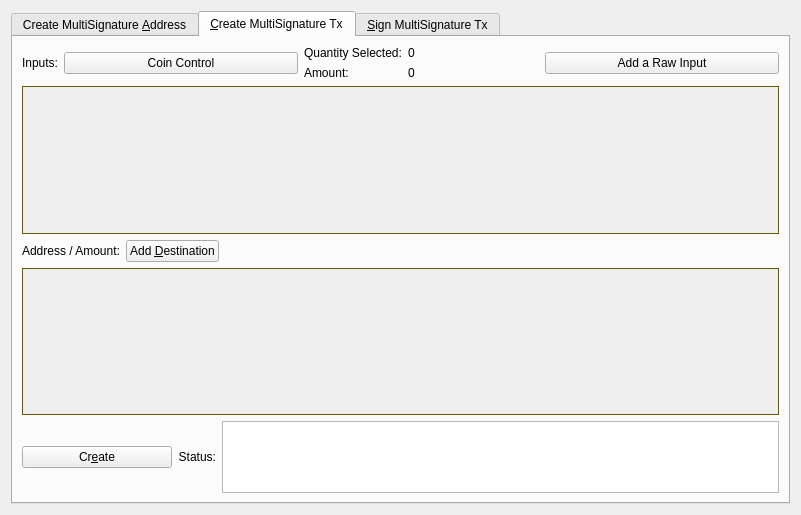
<?xml version="1.0" encoding="UTF-8"?>
<ui version="4.0">
 <class>MultisigDialog</class>
 <widget class="QDialog" name="MultisigDialog">
  <property name="geometry">
   <rect>
    <x>0</x>
    <y>0</y>
    <width>801</width>
    <height>515</height>
   </rect>
  </property>
  <property name="sizePolicy">
   <sizepolicy hsizetype="Fixed" vsizetype="Fixed">
    <horstretch>0</horstretch>
    <verstretch>0</verstretch>
   </sizepolicy>
  </property>
  <property name="windowTitle">
   <string>Multisignature Address Interactions</string>
  </property>
  <layout class="QVBoxLayout" name="verticalLayout_8">
   <item>
    <widget class="QTabWidget" name="multisigTabWidget">
     <property name="styleSheet">
      <string notr="true">QScrollArea{border: 1px solid #6a5801;}</string>
     </property>
     <property name="currentIndex">
      <number>1</number>
     </property>
     <widget class="QWidget" name="addMultisigTab">
      <property name="sizePolicy">
       <sizepolicy hsizetype="Minimum" vsizetype="Minimum">
        <horstretch>0</horstretch>
        <verstretch>0</verstretch>
       </sizepolicy>
      </property>
      <attribute name="title">
       <string>Create MultiSignature &amp;Address</string>
      </attribute>
      <layout class="QVBoxLayout" name="verticalLayout">
       <item>
        <layout class="QHBoxLayout" name="enterMLayout">
         <item>
          <widget class="QSpinBox" name="enterMSpinbox">
           <property name="sizePolicy">
            <sizepolicy hsizetype="Fixed" vsizetype="Fixed">
             <horstretch>0</horstretch>
             <verstretch>0</verstretch>
            </sizepolicy>
           </property>
           <property name="toolTip">
            <string>How many people must sign to verify a transaction</string>
           </property>
           <property name="minimum">
            <number>1</number>
           </property>
           <property name="maximum">
            <number>15</number>
           </property>
           <property name="value">
            <number>1</number>
           </property>
          </widget>
         </item>
         <item>
          <widget class="QLabel" name="enterMLabel">
           <property name="text">
            <string>Enter the minimum number of signatures required to sign transactions</string>
           </property>
          </widget>
         </item>
        </layout>
       </item>
       <item>
        <layout class="QHBoxLayout" name="addressLabelLayout">
         <item>
          <widget class="QLabel" name="addressLableLabel">
           <property name="text">
            <string>Address Label:</string>
           </property>
          </widget>
         </item>
         <item>
          <widget class="QLineEdit" name="multisigAddressLabel"/>
         </item>
        </layout>
       </item>
       <item>
        <layout class="QHBoxLayout" name="addAddressLayout">
         <item>
          <widget class="QPushButton" name="addAddressButton">
           <property name="toolTip">
            <string>Add another address that could sign to verify a transaction from the multisig address.</string>
           </property>
           <property name="text">
            <string>&amp;Add Address / Key</string>
           </property>
           <property name="icon">
            <iconset resource="../sombe.qrc">
             <normaloff>:/icons/add</normaloff>:/icons/add</iconset>
           </property>
           <property name="autoDefault">
            <bool>false</bool>
           </property>
          </widget>
         </item>
         <item>
          <widget class="QLabel" name="addAddressLabel">
           <property name="sizePolicy">
            <sizepolicy hsizetype="Preferred" vsizetype="Fixed">
             <horstretch>0</horstretch>
             <verstretch>0</verstretch>
            </sizepolicy>
           </property>
           <property name="text">
            <string>Local addresses or public keys that can sign:</string>
           </property>
          </widget>
         </item>
         <item>
          <spacer name="addAddressSpacer_2">
           <property name="orientation">
            <enum>Qt::Horizontal</enum>
           </property>
           <property name="sizeHint" stdset="0">
            <size>
             <width>40</width>
             <height>10</height>
            </size>
           </property>
          </spacer>
         </item>
        </layout>
       </item>
       <item>
        <widget class="QScrollArea" name="addAddressScrollArea">
         <property name="sizePolicy">
          <sizepolicy hsizetype="Preferred" vsizetype="Expanding">
           <horstretch>0</horstretch>
           <verstretch>0</verstretch>
          </sizepolicy>
         </property>
         <property name="widgetResizable">
          <bool>true</bool>
         </property>
         <widget class="QWidget" name="addAddressWidget">
          <property name="geometry">
           <rect>
            <x>0</x>
            <y>0</y>
            <width>759</width>
            <height>166</height>
           </rect>
          </property>
          <layout class="QVBoxLayout" name="verticalLayout_5">
           <item>
            <layout class="QVBoxLayout" name="addressList"/>
           </item>
           <item>
            <spacer name="verticalSpacer">
             <property name="orientation">
              <enum>Qt::Vertical</enum>
             </property>
             <property name="sizeHint" stdset="0">
              <size>
               <width>20</width>
               <height>40</height>
              </size>
             </property>
            </spacer>
           </item>
          </layout>
         </widget>
        </widget>
       </item>
       <item>
        <layout class="QHBoxLayout" name="addMultisigLayout">
         <item>
          <widget class="QPushButton" name="addMultisigButton">
           <property name="sizePolicy">
            <sizepolicy hsizetype="Preferred" vsizetype="Fixed">
             <horstretch>0</horstretch>
             <verstretch>0</verstretch>
            </sizepolicy>
           </property>
           <property name="toolTip">
            <string>Create a new multisig address</string>
           </property>
           <property name="toolTipDuration">
            <number>-3</number>
           </property>
           <property name="text">
            <string>C&amp;reate</string>
           </property>
           <property name="icon">
            <iconset resource="../sombe.qrc">
             <normaloff>:/icons/filesave</normaloff>:/icons/filesave</iconset>
           </property>
           <property name="autoDefault">
            <bool>false</bool>
           </property>
          </widget>
         </item>
         <item>
          <widget class="QLabel" name="label">
           <property name="text">
            <string>Status:</string>
           </property>
          </widget>
         </item>
         <item>
          <widget class="QTextEdit" name="addMultisigStatus">
           <property name="sizePolicy">
            <sizepolicy hsizetype="Expanding" vsizetype="Fixed">
             <horstretch>0</horstretch>
             <verstretch>0</verstretch>
            </sizepolicy>
           </property>
           <property name="maximumSize">
            <size>
             <width>16777215</width>
             <height>75</height>
            </size>
           </property>
           <property name="readOnly">
            <bool>true</bool>
           </property>
           <property name="textInteractionFlags">
            <set>Qt::TextSelectableByKeyboard|Qt::TextSelectableByMouse</set>
           </property>
          </widget>
         </item>
        </layout>
       </item>
       <item>
        <widget class="QLabel" name="label_2">
         <property name="sizePolicy">
          <sizepolicy hsizetype="Preferred" vsizetype="Preferred">
           <horstretch>0</horstretch>
           <verstretch>0</verstretch>
          </sizepolicy>
         </property>
         <property name="text">
          <string>Use below to quickly import an address by its redeem. Don't forget to add a label before clicking import!
Keep in mind, the wallet will rescan the blockchain to find transactions containing the new address.
Please be patient after clicking import.</string>
         </property>
         <property name="scaledContents">
          <bool>false</bool>
         </property>
         <property name="wordWrap">
          <bool>true</bool>
         </property>
        </widget>
       </item>
       <item>
        <layout class="QHBoxLayout" name="importLayout">
         <item>
          <widget class="QPushButton" name="importAddressButton">
           <property name="sizePolicy">
            <sizepolicy hsizetype="Fixed" vsizetype="Fixed">
             <horstretch>0</horstretch>
             <verstretch>0</verstretch>
            </sizepolicy>
           </property>
           <property name="text">
            <string>&amp;Import Redeem</string>
           </property>
           <property name="icon">
            <iconset resource="../sombe.qrc">
             <normaloff>:/icons/receiving_addresses</normaloff>:/icons/receiving_addresses</iconset>
           </property>
          </widget>
         </item>
         <item>
          <widget class="QLineEdit" name="importRedeem">
           <property name="sizePolicy">
            <sizepolicy hsizetype="Preferred" vsizetype="Fixed">
             <horstretch>0</horstretch>
             <verstretch>0</verstretch>
            </sizepolicy>
           </property>
          </widget>
         </item>
        </layout>
       </item>
      </layout>
     </widget>
     <widget class="QWidget" name="createTransactionTab">
      <attribute name="title">
       <string>&amp;Create MultiSignature Tx</string>
      </attribute>
      <layout class="QVBoxLayout" name="verticalLayout_3">
       <item>
        <layout class="QHBoxLayout" name="horizontalLayout_2">
         <item>
          <layout class="QVBoxLayout" name="createTxLayout">
           <item>
            <layout class="QHBoxLayout" name="addTxInputLayout">
             <item>
              <widget class="QLabel" name="addTxInputLabel">
               <property name="sizePolicy">
                <sizepolicy hsizetype="Fixed" vsizetype="Preferred">
                 <horstretch>0</horstretch>
                 <verstretch>0</verstretch>
                </sizepolicy>
               </property>
               <property name="text">
                <string>Inputs:</string>
               </property>
              </widget>
             </item>
             <item>
              <widget class="QPushButton" name="pushButtonCoinControl">
               <property name="sizePolicy">
                <sizepolicy hsizetype="Preferred" vsizetype="Fixed">
                 <horstretch>0</horstretch>
                 <verstretch>0</verstretch>
                </sizepolicy>
               </property>
               <property name="text">
                <string>Coin Control</string>
               </property>
              </widget>
             </item>
             <item>
              <layout class="QFormLayout" name="formLayout_2">
               <property name="rightMargin">
                <number>10</number>
               </property>
               <item row="0" column="0">
                <widget class="QLabel" name="labelQuantity">
                 <property name="text">
                  <string>Quantity Selected:</string>
                 </property>
                </widget>
               </item>
               <item row="0" column="1">
                <widget class="QLabel" name="labelQuantity_int">
                 <property name="text">
                  <string>0</string>
                 </property>
                </widget>
               </item>
               <item row="1" column="0">
                <widget class="QLabel" name="labelAmount">
                 <property name="text">
                  <string>Amount:</string>
                 </property>
                </widget>
               </item>
               <item row="1" column="1">
                <widget class="QLabel" name="labelAmount_int">
                 <property name="text">
                  <string>0</string>
                 </property>
                </widget>
               </item>
              </layout>
             </item>
             <item>
              <widget class="QPushButton" name="addInputButton">
               <property name="sizePolicy">
                <sizepolicy hsizetype="Preferred" vsizetype="Fixed">
                 <horstretch>0</horstretch>
                 <verstretch>0</verstretch>
                </sizepolicy>
               </property>
               <property name="toolTip">
                <string>Add an input to fund the outputs</string>
               </property>
               <property name="text">
                <string>Add a Raw Input</string>
               </property>
               <property name="icon">
                <iconset resource="../sombe.qrc">
                 <normaloff>:/css/default</normaloff>:/css/default</iconset>
               </property>
              </widget>
             </item>
            </layout>
           </item>
           <item>
            <widget class="QScrollArea" name="txInputsScrollArea">
             <property name="sizePolicy">
              <sizepolicy hsizetype="Preferred" vsizetype="Expanding">
               <horstretch>0</horstretch>
               <verstretch>0</verstretch>
              </sizepolicy>
             </property>
             <property name="widgetResizable">
              <bool>true</bool>
             </property>
             <widget class="QWidget" name="txInputsWidget">
              <property name="geometry">
               <rect>
                <x>0</x>
                <y>0</y>
                <width>747</width>
                <height>131</height>
               </rect>
              </property>
              <layout class="QVBoxLayout" name="verticalLayout_7">
               <item>
                <layout class="QVBoxLayout" name="inputsList"/>
               </item>
               <item>
                <spacer name="txInputsSpacer">
                 <property name="orientation">
                  <enum>Qt::Vertical</enum>
                 </property>
                 <property name="sizeHint" stdset="0">
                  <size>
                   <width>20</width>
                   <height>80</height>
                  </size>
                 </property>
                </spacer>
               </item>
              </layout>
             </widget>
            </widget>
           </item>
           <item>
            <layout class="QHBoxLayout" name="addDestinationLayout">
             <item>
              <widget class="QLabel" name="addDestinationLabel">
               <property name="text">
                <string>Address / Amount:</string>
               </property>
              </widget>
             </item>
             <item>
              <widget class="QPushButton" name="addDestinationButton">
               <property name="sizePolicy">
                <sizepolicy hsizetype="Fixed" vsizetype="Fixed">
                 <horstretch>0</horstretch>
                 <verstretch>0</verstretch>
                </sizepolicy>
               </property>
               <property name="toolTip">
                <string>Add destinations to send SBE to</string>
               </property>
               <property name="text">
                <string>Add &amp;Destination</string>
               </property>
               <property name="icon">
                <iconset resource="../sombe.qrc">
                 <normaloff>:/icons/add</normaloff>:/icons/add</iconset>
               </property>
              </widget>
             </item>
             <item>
              <spacer name="addDestinationHorizontalSpacer">
               <property name="orientation">
                <enum>Qt::Horizontal</enum>
               </property>
               <property name="sizeHint" stdset="0">
                <size>
                 <width>40</width>
                 <height>20</height>
                </size>
               </property>
              </spacer>
             </item>
            </layout>
           </item>
           <item>
            <widget class="QScrollArea" name="destionationsScrollArea">
             <property name="sizePolicy">
              <sizepolicy hsizetype="Expanding" vsizetype="Expanding">
               <horstretch>0</horstretch>
               <verstretch>0</verstretch>
              </sizepolicy>
             </property>
             <property name="widgetResizable">
              <bool>true</bool>
             </property>
             <widget class="QWidget" name="destinationsScrollAreaContents">
              <property name="geometry">
               <rect>
                <x>0</x>
                <y>0</y>
                <width>747</width>
                <height>130</height>
               </rect>
              </property>
              <layout class="QVBoxLayout" name="verticalLayout_11">
               <item>
                <layout class="QVBoxLayout" name="destinationsList"/>
               </item>
               <item>
                <spacer name="destinationsSpacer">
                 <property name="orientation">
                  <enum>Qt::Vertical</enum>
                 </property>
                 <property name="sizeHint" stdset="0">
                  <size>
                   <width>20</width>
                   <height>20</height>
                  </size>
                 </property>
                </spacer>
               </item>
              </layout>
             </widget>
            </widget>
           </item>
           <item>
            <layout class="QHBoxLayout" name="horizontalLayout_4">
             <item>
              <widget class="QPushButton" name="createButton">
               <property name="sizePolicy">
                <sizepolicy hsizetype="Fixed" vsizetype="Fixed">
                 <horstretch>0</horstretch>
                 <verstretch>0</verstretch>
                </sizepolicy>
               </property>
               <property name="minimumSize">
                <size>
                 <width>150</width>
                 <height>0</height>
                </size>
               </property>
               <property name="toolTip">
                <string>Create a transaction object using the given inputs to the given outputs</string>
               </property>
               <property name="text">
                <string>Cr&amp;eate</string>
               </property>
               <property name="icon">
                <iconset resource="../sombe.qrc">
                 <normaloff>:/icons/export</normaloff>:/icons/export</iconset>
               </property>
               <property name="autoDefault">
                <bool>false</bool>
               </property>
               <property name="default">
                <bool>true</bool>
               </property>
              </widget>
             </item>
             <item>
              <widget class="QLabel" name="createButtonLabel">
               <property name="sizePolicy">
                <sizepolicy hsizetype="Fixed" vsizetype="Preferred">
                 <horstretch>0</horstretch>
                 <verstretch>0</verstretch>
                </sizepolicy>
               </property>
               <property name="text">
                <string>Status:</string>
               </property>
               <property name="alignment">
                <set>Qt::AlignRight|Qt::AlignTrailing|Qt::AlignVCenter</set>
               </property>
              </widget>
             </item>
             <item>
              <widget class="QTextEdit" name="createButtonStatus">
               <property name="sizePolicy">
                <sizepolicy hsizetype="Expanding" vsizetype="Minimum">
                 <horstretch>0</horstretch>
                 <verstretch>0</verstretch>
                </sizepolicy>
               </property>
               <property name="maximumSize">
                <size>
                 <width>16777215</width>
                 <height>16777215</height>
                </size>
               </property>
               <property name="sizeAdjustPolicy">
                <enum>QAbstractScrollArea::AdjustToContents</enum>
               </property>
               <property name="readOnly">
                <bool>true</bool>
               </property>
              </widget>
             </item>
            </layout>
           </item>
          </layout>
         </item>
         <item>
          <layout class="QHBoxLayout" name="horizontalLayout_3"/>
         </item>
        </layout>
       </item>
      </layout>
     </widget>
     <widget class="QWidget" name="signMultisigTransaction">
      <property name="styleSheet">
       <string notr="true">txScrollArea:{
	border: 1px solid #6a5801;
}
keyScrollArea:{
	border: 1px solid #6a5801;
}
txScrollArea:{
	border: 1px solid #6a5801;
}</string>
      </property>
      <attribute name="title">
       <string>&amp;Sign MultiSignature Tx</string>
      </attribute>
      <layout class="QVBoxLayout" name="verticalLayout_4">
       <item>
        <layout class="QHBoxLayout" name="transactionHexLayout">
         <item>
          <widget class="QLabel" name="transactionHexLabel">
           <property name="text">
            <string>Transaction Hex:</string>
           </property>
          </widget>
         </item>
         <item>
          <widget class="QLineEdit" name="transactionHex">
           <property name="toolTip">
            <string/>
           </property>
          </widget>
         </item>
        </layout>
       </item>
       <item>
        <layout class="QHBoxLayout" name="horizontalLayout">
         <item>
          <layout class="QVBoxLayout" name="verticalLayout_2">
           <item>
            <layout class="QHBoxLayout" name="horizontalLayout_7">
             <item>
              <widget class="QPushButton" name="signButton">
               <property name="sizePolicy">
                <sizepolicy hsizetype="Preferred" vsizetype="Fixed">
                 <horstretch>0</horstretch>
                 <verstretch>0</verstretch>
                </sizepolicy>
               </property>
               <property name="minimumSize">
                <size>
                 <width>150</width>
                 <height>0</height>
                </size>
               </property>
               <property name="toolTip">
                <string>Sign the transaction from this wallet or from provided private keys</string>
               </property>
               <property name="text">
                <string>S&amp;ign</string>
               </property>
               <property name="icon">
                <iconset resource="../sombe.qrc">
                 <normaloff>:/icons/edit</normaloff>:/icons/edit</iconset>
               </property>
               <property name="autoDefault">
                <bool>false</bool>
               </property>
               <property name="default">
                <bool>true</bool>
               </property>
              </widget>
             </item>
             <item>
              <widget class="QPushButton" name="commitButton">
               <property name="enabled">
                <bool>false</bool>
               </property>
               <property name="sizePolicy">
                <sizepolicy hsizetype="Preferred" vsizetype="Fixed">
                 <horstretch>0</horstretch>
                 <verstretch>0</verstretch>
                </sizepolicy>
               </property>
               <property name="toolTip">
                <string>&lt;html&gt;&lt;head/&gt;&lt;body&gt;&lt;p&gt;DISABLED until transaction has been signed enough times.&lt;/p&gt;&lt;/body&gt;&lt;/html&gt;</string>
               </property>
               <property name="autoFillBackground">
                <bool>false</bool>
               </property>
               <property name="text">
                <string>Co&amp;mmit</string>
               </property>
               <property name="icon">
                <iconset resource="../sombe.qrc">
                 <normaloff>:/icons/send</normaloff>:/icons/send</iconset>
               </property>
               <property name="autoDefault">
                <bool>true</bool>
               </property>
              </widget>
             </item>
             <item>
              <layout class="QHBoxLayout" name="addPrivKeyLayout">
               <item>
                <widget class="QPushButton" name="addPrivKeyButton">
                 <property name="sizePolicy">
                  <sizepolicy hsizetype="Fixed" vsizetype="Fixed">
                   <horstretch>0</horstretch>
                   <verstretch>0</verstretch>
                  </sizepolicy>
                 </property>
                 <property name="toolTip">
                  <string>Add private keys to sign the transaction with</string>
                 </property>
                 <property name="text">
                  <string>Add Private &amp;Key</string>
                 </property>
                 <property name="icon">
                  <iconset resource="../sombe.qrc">
                   <normaloff>:/icons/add</normaloff>:/icons/add</iconset>
                 </property>
                </widget>
               </item>
               <item>
                <widget class="QLabel" name="addPrivKeyLabel">
                 <property name="text">
                  <string>Sign with only private keys (Not Recommened)</string>
                 </property>
                </widget>
               </item>
              </layout>
             </item>
            </layout>
           </item>
           <item>
            <layout class="QHBoxLayout" name="horizontalLayout_5">
             <item>
              <widget class="QLabel" name="signButtonStatusLabel">
               <property name="text">
                <string>Status:</string>
               </property>
              </widget>
             </item>
             <item>
              <widget class="QTextEdit" name="signButtonStatus">
               <property name="sizePolicy">
                <sizepolicy hsizetype="Expanding" vsizetype="Preferred">
                 <horstretch>0</horstretch>
                 <verstretch>0</verstretch>
                </sizepolicy>
               </property>
               <property name="maximumSize">
                <size>
                 <width>16777215</width>
                 <height>16777215</height>
                </size>
               </property>
               <property name="verticalScrollBarPolicy">
                <enum>Qt::ScrollBarAsNeeded</enum>
               </property>
               <property name="readOnly">
                <bool>true</bool>
               </property>
               <property name="textInteractionFlags">
                <set>Qt::TextSelectableByKeyboard|Qt::TextSelectableByMouse</set>
               </property>
              </widget>
             </item>
            </layout>
           </item>
           <item>
            <widget class="QScrollArea" name="keyScrollArea">
             <property name="sizePolicy">
              <sizepolicy hsizetype="Expanding" vsizetype="Expanding">
               <horstretch>0</horstretch>
               <verstretch>0</verstretch>
              </sizepolicy>
             </property>
             <property name="sizeAdjustPolicy">
              <enum>QAbstractScrollArea::AdjustToContents</enum>
             </property>
             <property name="widgetResizable">
              <bool>true</bool>
             </property>
             <widget class="QWidget" name="keyScrollAreaContents">
              <property name="geometry">
               <rect>
                <x>0</x>
                <y>0</y>
                <width>755</width>
                <height>168</height>
               </rect>
              </property>
              <layout class="QVBoxLayout" name="verticalLayout_9">
               <item>
                <layout class="QVBoxLayout" name="keyList"/>
               </item>
               <item>
                <spacer name="keySpacer">
                 <property name="orientation">
                  <enum>Qt::Vertical</enum>
                 </property>
                 <property name="sizeHint" stdset="0">
                  <size>
                   <width>20</width>
                   <height>20</height>
                  </size>
                 </property>
                </spacer>
               </item>
              </layout>
             </widget>
            </widget>
           </item>
          </layout>
         </item>
        </layout>
       </item>
      </layout>
     </widget>
    </widget>
   </item>
  </layout>
 </widget>
 <resources>
  <include location="../sombe.qrc"/>
 </resources>
 <connections/>
</ui>
